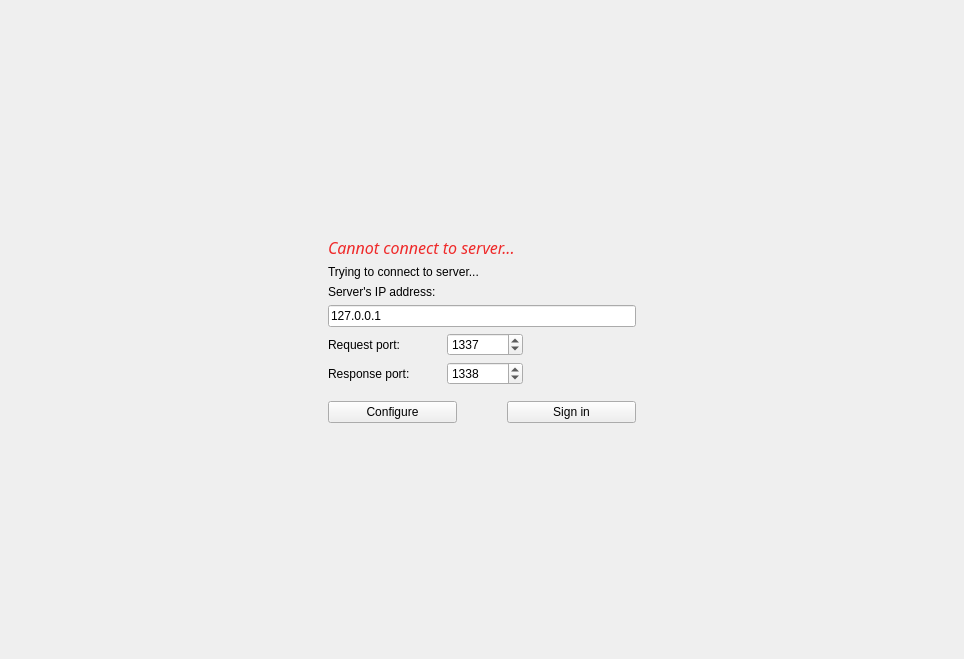
<?xml version="1.0" encoding="UTF-8"?>
<ui version="4.0">
 <class>LoginWidget</class>
 <widget class="QWidget" name="LoginWidget">
  <property name="geometry">
   <rect>
    <x>0</x>
    <y>0</y>
    <width>964</width>
    <height>659</height>
   </rect>
  </property>
  <property name="windowTitle">
   <string>Form</string>
  </property>
  <layout class="QVBoxLayout" name="verticalLayout">
   <item>
    <widget class="QStackedWidget" name="stackedWidget">
     <property name="currentIndex">
      <number>1</number>
     </property>
     <widget class="QWidget" name="signUpPage">
      <layout class="QHBoxLayout" name="horizontalLayout">
       <item>
        <spacer name="horizontalSpacer">
         <property name="orientation">
          <enum>Qt::Horizontal</enum>
         </property>
         <property name="sizeHint" stdset="0">
          <size>
           <width>40</width>
           <height>20</height>
          </size>
         </property>
        </spacer>
       </item>
       <item>
        <layout class="QVBoxLayout" name="verticalLayout_3">
         <property name="leftMargin">
          <number>8</number>
         </property>
         <property name="topMargin">
          <number>8</number>
         </property>
         <property name="rightMargin">
          <number>8</number>
         </property>
         <property name="bottomMargin">
          <number>8</number>
         </property>
         <item>
          <spacer name="verticalSpacer">
           <property name="orientation">
            <enum>Qt::Vertical</enum>
           </property>
           <property name="sizeHint" stdset="0">
            <size>
             <width>20</width>
             <height>40</height>
            </size>
           </property>
          </spacer>
         </item>
         <item>
          <widget class="QLabel" name="signUpWarningLabel">
           <property name="styleSheet">
            <string notr="true">QLabel{font: 75 italic 13pt &quot;Ubuntu Condensed&quot;; color:rgb(239, 41, 41)}</string>
           </property>
           <property name="text">
            <string>Unacceptable email/username/password</string>
           </property>
          </widget>
         </item>
         <item>
          <widget class="QLabel" name="emailLabel">
           <property name="text">
            <string>Email:</string>
           </property>
          </widget>
         </item>
         <item>
          <widget class="QLineEdit" name="emailEdit"/>
         </item>
         <item>
          <widget class="QLabel" name="usernameLabel_2">
           <property name="text">
            <string>Username:</string>
           </property>
          </widget>
         </item>
         <item>
          <widget class="QLineEdit" name="usernameEdit_2"/>
         </item>
         <item>
          <widget class="QLabel" name="passwordLabel_2">
           <property name="text">
            <string>Password:</string>
           </property>
          </widget>
         </item>
         <item>
          <widget class="QLineEdit" name="passwordEdit_2"/>
         </item>
         <item>
          <layout class="QHBoxLayout" name="horizontalLayout_6">
           <property name="bottomMargin">
            <number>0</number>
           </property>
           <item>
            <spacer name="horizontalSpacer_8">
             <property name="orientation">
              <enum>Qt::Horizontal</enum>
             </property>
             <property name="sizeHint" stdset="0">
              <size>
               <width>40</width>
               <height>20</height>
              </size>
             </property>
            </spacer>
           </item>
           <item>
            <widget class="QLabel" name="label">
             <property name="font">
              <font>
               <family>Ubuntu Condensed</family>
               <pointsize>10</pointsize>
               <italic>true</italic>
              </font>
             </property>
             <property name="text">
              <string>Already have an account?</string>
             </property>
            </widget>
           </item>
          </layout>
         </item>
         <item>
          <layout class="QHBoxLayout" name="horizontalLayout_5" stretch="3,4,0">
           <item>
            <widget class="QPushButton" name="signUpButton_2">
             <property name="text">
              <string>Sign Up</string>
             </property>
            </widget>
           </item>
           <item>
            <spacer name="horizontalSpacer_7">
             <property name="orientation">
              <enum>Qt::Horizontal</enum>
             </property>
             <property name="sizeHint" stdset="0">
              <size>
               <width>40</width>
               <height>20</height>
              </size>
             </property>
            </spacer>
           </item>
           <item>
            <widget class="QPushButton" name="signInButton_2">
             <property name="text">
              <string>Sign In</string>
             </property>
            </widget>
           </item>
          </layout>
         </item>
         <item>
          <spacer name="verticalSpacer_2">
           <property name="orientation">
            <enum>Qt::Vertical</enum>
           </property>
           <property name="sizeHint" stdset="0">
            <size>
             <width>20</width>
             <height>40</height>
            </size>
           </property>
          </spacer>
         </item>
        </layout>
       </item>
       <item>
        <spacer name="horizontalSpacer_2">
         <property name="orientation">
          <enum>Qt::Horizontal</enum>
         </property>
         <property name="sizeHint" stdset="0">
          <size>
           <width>40</width>
           <height>20</height>
          </size>
         </property>
        </spacer>
       </item>
      </layout>
     </widget>
     <widget class="QWidget" name="networkPage">
      <layout class="QHBoxLayout" name="horizontalLayout_8">
       <item>
        <spacer name="horizontalSpacer_11">
         <property name="orientation">
          <enum>Qt::Horizontal</enum>
         </property>
         <property name="sizeHint" stdset="0">
          <size>
           <width>40</width>
           <height>20</height>
          </size>
         </property>
        </spacer>
       </item>
       <item>
        <layout class="QVBoxLayout" name="verticalLayout_2" stretch="0,0,0,0,0,0,0,0,0">
         <property name="bottomMargin">
          <number>0</number>
         </property>
         <item>
          <spacer name="verticalSpacer_5">
           <property name="orientation">
            <enum>Qt::Vertical</enum>
           </property>
           <property name="sizeHint" stdset="0">
            <size>
             <width>20</width>
             <height>40</height>
            </size>
           </property>
          </spacer>
         </item>
         <item>
          <widget class="QLabel" name="networkWarningLabel">
           <property name="font">
            <font>
             <family>Ubuntu Condensed</family>
             <pointsize>12</pointsize>
             <italic>true</italic>
            </font>
           </property>
           <property name="styleSheet">
            <string notr="true">QLabel {color: rgb(239, 41, 41)}</string>
           </property>
           <property name="text">
            <string>Cannot connect to server...</string>
           </property>
          </widget>
         </item>
         <item>
          <widget class="QLabel" name="networkWaitLabel">
           <property name="styleSheet">
            <string notr="true">QLabel{
font: 75 italic 13pt &quot;Ubuntu Condensed&quot;;}</string>
           </property>
           <property name="text">
            <string>Trying to connect to server...</string>
           </property>
          </widget>
         </item>
         <item>
          <widget class="QLabel" name="serverAddressLabel">
           <property name="text">
            <string>Server's IP address:</string>
           </property>
          </widget>
         </item>
         <item>
          <widget class="QLineEdit" name="serverAddressEdit">
           <property name="text">
            <string>127.0.0.1</string>
           </property>
          </widget>
         </item>
         <item>
          <layout class="QHBoxLayout" name="horizontalLayout_10" stretch="3,2,3">
           <property name="bottomMargin">
            <number>0</number>
           </property>
           <item>
            <widget class="QLabel" name="requestPortLabel">
             <property name="toolTip">
              <string>&lt;html&gt;&lt;head/&gt;&lt;body&gt;&lt;p&gt;The server is listening on this port&lt;/p&gt;&lt;/body&gt;&lt;/html&gt;</string>
             </property>
             <property name="text">
              <string>Request port:</string>
             </property>
            </widget>
           </item>
           <item>
            <widget class="QSpinBox" name="requestPortSpinBox">
             <property name="minimum">
              <number>1000</number>
             </property>
             <property name="maximum">
              <number>100000</number>
             </property>
             <property name="value">
              <number>1337</number>
             </property>
            </widget>
           </item>
           <item>
            <spacer name="horizontalSpacer_13">
             <property name="orientation">
              <enum>Qt::Horizontal</enum>
             </property>
             <property name="sizeHint" stdset="0">
              <size>
               <width>40</width>
               <height>20</height>
              </size>
             </property>
            </spacer>
           </item>
          </layout>
         </item>
         <item>
          <layout class="QHBoxLayout" name="horizontalLayout_11" stretch="3,2,3">
           <property name="bottomMargin">
            <number>0</number>
           </property>
           <item>
            <widget class="QLabel" name="responsePortLabel">
             <property name="toolTip">
              <string>&lt;html&gt;&lt;head/&gt;&lt;body&gt;&lt;p&gt;The server will communicate on this port&lt;/p&gt;&lt;/body&gt;&lt;/html&gt;</string>
             </property>
             <property name="text">
              <string>Response port:</string>
             </property>
            </widget>
           </item>
           <item>
            <widget class="QSpinBox" name="responsePortSpinBox">
             <property name="minimum">
              <number>1000</number>
             </property>
             <property name="maximum">
              <number>100000</number>
             </property>
             <property name="value">
              <number>1338</number>
             </property>
            </widget>
           </item>
           <item>
            <spacer name="horizontalSpacer_14">
             <property name="orientation">
              <enum>Qt::Horizontal</enum>
             </property>
             <property name="sizeHint" stdset="0">
              <size>
               <width>40</width>
               <height>20</height>
              </size>
             </property>
            </spacer>
           </item>
          </layout>
         </item>
         <item>
          <layout class="QHBoxLayout" name="horizontalLayout_9" stretch="3,1,3">
           <property name="topMargin">
            <number>10</number>
           </property>
           <item>
            <widget class="QPushButton" name="configureButton">
             <property name="text">
              <string>Configure</string>
             </property>
            </widget>
           </item>
           <item>
            <spacer name="horizontalSpacer_10">
             <property name="orientation">
              <enum>Qt::Horizontal</enum>
             </property>
             <property name="sizeHint" stdset="0">
              <size>
               <width>40</width>
               <height>20</height>
              </size>
             </property>
            </spacer>
           </item>
           <item>
            <widget class="QPushButton" name="signInButton_3">
             <property name="text">
              <string>Sign in</string>
             </property>
            </widget>
           </item>
          </layout>
         </item>
         <item>
          <spacer name="verticalSpacer_6">
           <property name="orientation">
            <enum>Qt::Vertical</enum>
           </property>
           <property name="sizeHint" stdset="0">
            <size>
             <width>20</width>
             <height>40</height>
            </size>
           </property>
          </spacer>
         </item>
        </layout>
       </item>
       <item>
        <spacer name="horizontalSpacer_12">
         <property name="orientation">
          <enum>Qt::Horizontal</enum>
         </property>
         <property name="sizeHint" stdset="0">
          <size>
           <width>40</width>
           <height>20</height>
          </size>
         </property>
        </spacer>
       </item>
      </layout>
     </widget>
     <widget class="QWidget" name="signInPage">
      <layout class="QHBoxLayout" name="horizontalLayout_2">
       <item>
        <spacer name="horizontalSpacer_4">
         <property name="orientation">
          <enum>Qt::Horizontal</enum>
         </property>
         <property name="sizeHint" stdset="0">
          <size>
           <width>40</width>
           <height>20</height>
          </size>
         </property>
        </spacer>
       </item>
       <item>
        <layout class="QVBoxLayout" name="verticalLayout_5">
         <property name="topMargin">
          <number>0</number>
         </property>
         <property name="bottomMargin">
          <number>0</number>
         </property>
         <item>
          <spacer name="verticalSpacer_4">
           <property name="orientation">
            <enum>Qt::Vertical</enum>
           </property>
           <property name="sizeHint" stdset="0">
            <size>
             <width>20</width>
             <height>40</height>
            </size>
           </property>
          </spacer>
         </item>
         <item>
          <widget class="QLabel" name="signInWarningLabel">
           <property name="styleSheet">
            <string notr="true">QLabel{
color: rgb(239, 41, 41);
font: 75 italic 13pt &quot;Ubuntu Condensed&quot;;
}</string>
           </property>
           <property name="text">
            <string>Incorrect username or password</string>
           </property>
          </widget>
         </item>
         <item>
          <widget class="QLabel" name="usernameLabel">
           <property name="text">
            <string>Username:</string>
           </property>
          </widget>
         </item>
         <item>
          <widget class="QLineEdit" name="usernameEdit"/>
         </item>
         <item>
          <widget class="QLabel" name="passwordLabel">
           <property name="text">
            <string>Password:</string>
           </property>
          </widget>
         </item>
         <item>
          <widget class="QLineEdit" name="passwordEdit"/>
         </item>
         <item>
          <layout class="QHBoxLayout" name="horizontalLayout_7">
           <property name="topMargin">
            <number>0</number>
           </property>
           <item>
            <spacer name="horizontalSpacer_9">
             <property name="orientation">
              <enum>Qt::Horizontal</enum>
             </property>
             <property name="sizeHint" stdset="0">
              <size>
               <width>40</width>
               <height>20</height>
              </size>
             </property>
            </spacer>
           </item>
           <item>
            <widget class="QLabel" name="label_2">
             <property name="font">
              <font>
               <family>Ubuntu Condensed</family>
               <pointsize>10</pointsize>
               <italic>true</italic>
              </font>
             </property>
             <property name="text">
              <string>Haven't registered yet?</string>
             </property>
            </widget>
           </item>
          </layout>
         </item>
         <item>
          <layout class="QHBoxLayout" name="horizontalLayout_3" stretch="3,1,3">
           <item>
            <widget class="QPushButton" name="signInButton">
             <property name="text">
              <string>Sign in</string>
             </property>
            </widget>
           </item>
           <item>
            <spacer name="horizontalSpacer_3">
             <property name="orientation">
              <enum>Qt::Horizontal</enum>
             </property>
             <property name="sizeHint" stdset="0">
              <size>
               <width>40</width>
               <height>20</height>
              </size>
             </property>
            </spacer>
           </item>
           <item>
            <widget class="QPushButton" name="signUpButton">
             <property name="text">
              <string>Sign up</string>
             </property>
            </widget>
           </item>
          </layout>
         </item>
         <item>
          <layout class="QHBoxLayout" name="horizontalLayout_4" stretch="4,3">
           <property name="topMargin">
            <number>10</number>
           </property>
           <item>
            <spacer name="horizontalSpacer_6">
             <property name="orientation">
              <enum>Qt::Horizontal</enum>
             </property>
             <property name="sizeHint" stdset="0">
              <size>
               <width>40</width>
               <height>20</height>
              </size>
             </property>
            </spacer>
           </item>
           <item>
            <widget class="QPushButton" name="networkButton">
             <property name="text">
              <string>Network settings</string>
             </property>
            </widget>
           </item>
          </layout>
         </item>
         <item>
          <spacer name="verticalSpacer_3">
           <property name="orientation">
            <enum>Qt::Vertical</enum>
           </property>
           <property name="sizeHint" stdset="0">
            <size>
             <width>20</width>
             <height>40</height>
            </size>
           </property>
          </spacer>
         </item>
        </layout>
       </item>
       <item>
        <spacer name="horizontalSpacer_5">
         <property name="orientation">
          <enum>Qt::Horizontal</enum>
         </property>
         <property name="sizeHint" stdset="0">
          <size>
           <width>40</width>
           <height>20</height>
          </size>
         </property>
        </spacer>
       </item>
      </layout>
     </widget>
    </widget>
   </item>
  </layout>
 </widget>
 <resources/>
 <connections/>
</ui>
